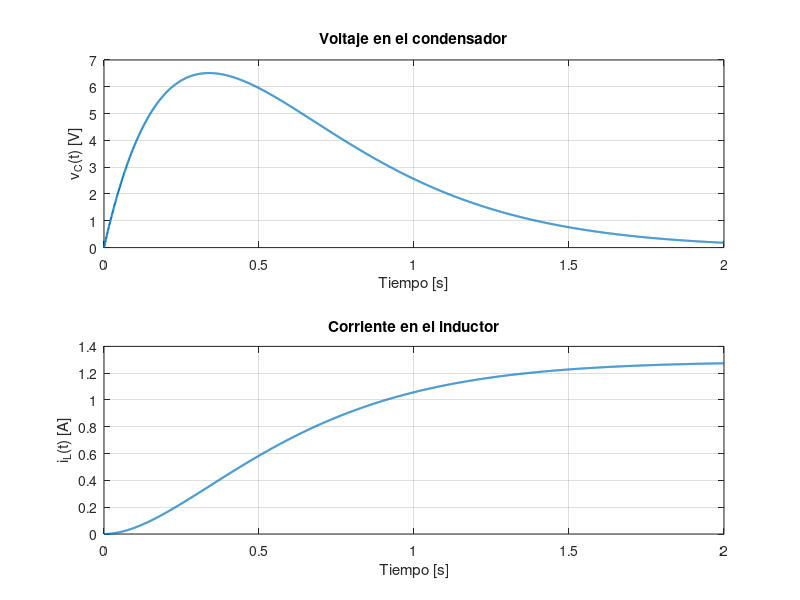

Recreate this plot in MATLAB.
clc; clear; close all;

% Parámetros
R1 = 2;      % Ohm
R2 = 7;      % Ohm
C  = 25e-3;  % F
L  = 4.444;  % H
Vf = 9;      % V

% Matrices de espacio de estados
A = [-1/(R2*C),   -1/C;
      1/L,         0];
B = [1/(R2*C);
     0];
Cmat = eye(2);
D = [0;0];

% Simulación
t = 0:0.001:2;
u = Vf*ones(size(t));
sys = ss(A,B,Cmat,D);
x0 = [0;0]; % condiciones iniciales
[y,~,x] = lsim(sys,u,t,x0);

% Graficar
figure;
subplot(2,1,1)
plot(t,x(:,1),'LineWidth',1.5)
xlabel('Tiempo [s]'); ylabel('v_C(t) [V]'); grid on
title('Voltaje en el condensador')

subplot(2,1,2)
plot(t,x(:,2),'LineWidth',1.5)
xlabel('Tiempo [s]'); ylabel('i_L(t) [A]'); grid on
title('Corriente en el inductor')
